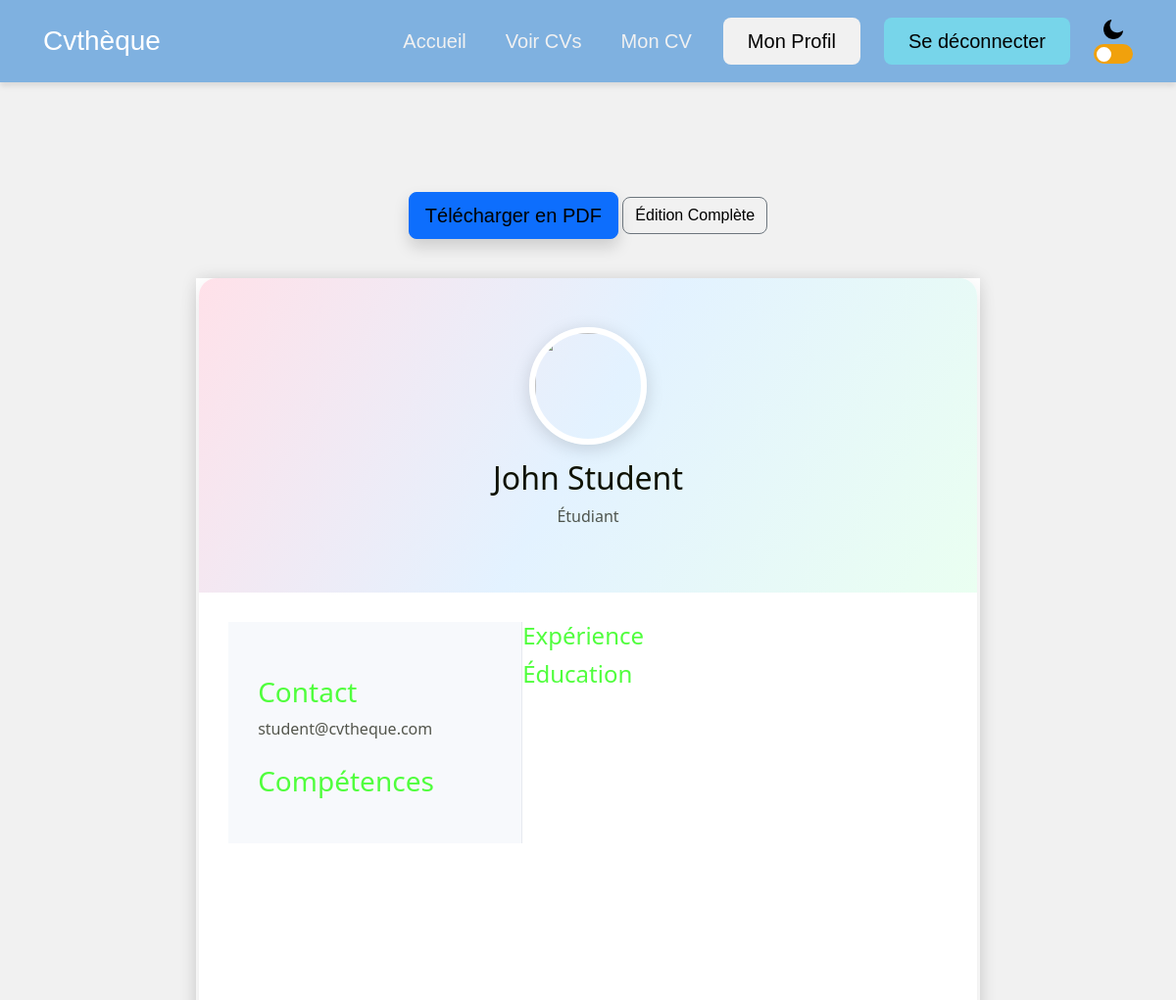
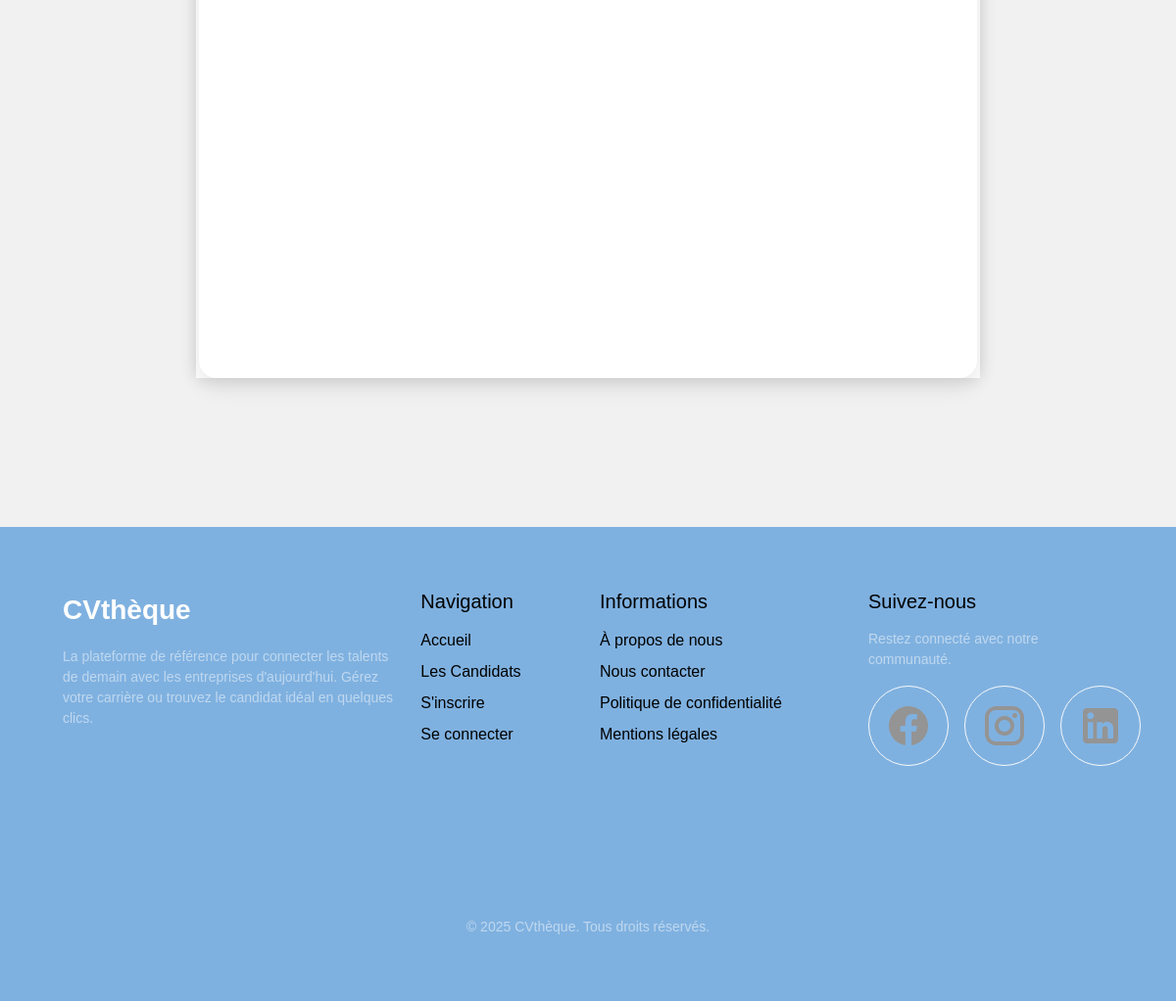
The app's page /index.php?page=resume4 (signed in) with its own data (2 pictures, top to bottom).
### tables this page shows
CREATE TABLE IF NOT EXISTS `user` (
  `id` int(11) NOT NULL AUTO_INCREMENT,
  `pwd` varchar(256) NOT NULL,
  `email` varchar(100) NOT NULL,
  `role_id` int(11) NOT NULL DEFAULT 1,
  `firstname` varchar(100) NOT NULL,
  `lastname` varchar(100) NOT NULL,
  `job_title` longtext DEFAULT NULL,
  `picture` longtext DEFAULT NULL,
  `phone` varchar(100) NOT NULL,
  `driver_licence` tinyint(4) DEFAULT NULL,
  `username` varchar(100) NOT NULL,
  `country_id` int(10) UNSIGNED DEFAULT NULL,
  `is_active` tinyint(1) DEFAULT 1,
  PRIMARY KEY (`id`),
  KEY `fk_user_role_idx` (`role_id`),
  KEY `fk_user_country1_idx` (`country_id`)
);

### pages/resume4.php (the view, shortened to what this page needs)
<?php
if (isset($_GET['id']) && !empty($_GET['id'])) {
    $id = intval($_GET['id']);
} elseif (isset($_SESSION['user']['id'])) {
    $id = $_SESSION['user']['id'];
} else {
    header('Location: index.php');
    exit();
}
$msg = "";
$stmt = $pdo->prepare("SELECT * FROM `user` WHERE `id` = :id");
$stmt->execute(['id' => $id]);
$user = $stmt->fetch(PDO::FETCH_ASSOC);
$isOwner = (isset($_SESSION['user']['id']) && $_SESSION['user']['id'] == $id);
?>
<div class="container my-5">
    <div id="container" class="text-center mb-4">
        <?= $msg ?> <button onclick="generatePDF()" class="btn btn-primary btn-lg shadow">
             Télécharger en PDF
        </button>
        <?php if($isOwner): ?>
            <a href="index.php?page=profile-edit" class="btn btn-outline-secondary">
                 Édition Complète
            </a>
        <?php endif; ?>
    </div>
    <div id="doc-target">
        <div class="cv-pastel">
            <header>
                <img src="<?= $user['picture'] ?>" class="avatar">
                <h1><?= $user['firstname']." ".$user['lastname'] ?></h1>
                <p><?= $user['job_title'] ?></p>
            </header>
            <div class="grid">
                <aside>
                    <h3>Contact</h3>
                    <p><?= $user['email'] ?></p>
                    <h3>Compétences</h3>
                </aside>
                <main>
                    <section>
                        <h2>Expérience</h2>
                    </section>
                    <section>
                        <h2>Éducation</h2>
                    </section>
                </main>
            </div>
        </div>
    </div>
</div>

### assets/css/index.css (style rules this page uses)
* { box-sizing: border-box; }
[data-theme = "light"] { --bg-color: #F1F1F1; --bg2-color: #f5f5f5; --text-color: #010101; --text-color-inverse: #f1f1f1; --profile-bg-card: #797777; --guest-main: #613F75; --guest-hover: #7d5c9c; --guest-primary: #b6859a; --guest-secondary: #965e78; --guest-tertiary: #F39199; --student-main: var(--student-primary); --student-hover: #5C90C7; --student-primary: #7fb1e0; --student-secondary: #77d5ea; --student-tertiary: #A6D4FF; --admin-main: var(--admin-primary); --admin-hover: #C75C5C; --admin-primary: #E38A8A; --admin-secondary: #c75c75; --admin-tertiary: #FFA6A6; }
body { margin: 0; min-height: 100vh; display: flex; flex-direction: column; font-family: Arial, sans-serif; background-color: var(--bg-color); color: var(--text-color); transition: background-color 0.3s ease, color 0.3s ease; }
main { flex-grow: 1; }
a { list-style: none; text-decoration: none; color: var(--text-color); }
.container { margin: 0 auto; padding: 4rem; }
.container { margin: 0 auto; max-width: 1200px; }

### assets/css/header-footer.css (style rules this page uses)
.btn { margin: 0 auto; cursor: pointer; transition: all 0.3s ease; color: var(--text-button); }
.btn { cursor: pointer; transition: all 0.3s ease; border-radius: 8px; }

### assets/css/resume.css (style rules this page uses)
#doc-target { font-family: 'Segoe UI', sans-serif; max-width: 800px; margin: 0 auto; box-shadow: 0 0 15px rgba(0, 0, 0, 0.1); background: white; }

### assets/css/resume3.css (style rules this page uses)
aside { background: #f7f9fc; padding: 30px; border-right: 1px solid #e6e9ef; }

### assets/css/resume4.css (style rules this page uses)
.cv-pastel { width: 210mm; min-height: 297mm; max-height: 297mm; margin: 40px auto; background: #fff; border-radius: 18px; overflow: hidden; box-shadow: 0 8px 22px rgba(0,0,0,0.1); }
.cv-pastel header { text-align: center; padding: 50px 20px; background: linear-gradient(120deg, #ffe1e9, #e3f2ff, #eafff1); }
.cv-pastel .avatar { width: 120px; height: 120px; border-radius: 50%; border: 6px solid #fff; box-shadow: 0 4px 18px rgba(0,0,0,0.15); }
.cv-pastel h1 { font-size: 32px; margin-top: 15px; color: #0F1203; }
.cv-pastel p { opacity: .7; color: #0F1203; }
.cv-pastel .grid { display: grid; grid-template-columns: 300px 1fr; padding: 30px; }
.cv-pastel aside h3 { color: #50fe3d; margin-top: 25px; }
.cv-pastel section h2 { font-size: 24px; color: #50fe3d; margin-bottom: 10px; }

### records on screen
user: firstname "John", lastname "Student", job_title "Étudiant", email "student@cvtheque.com"
